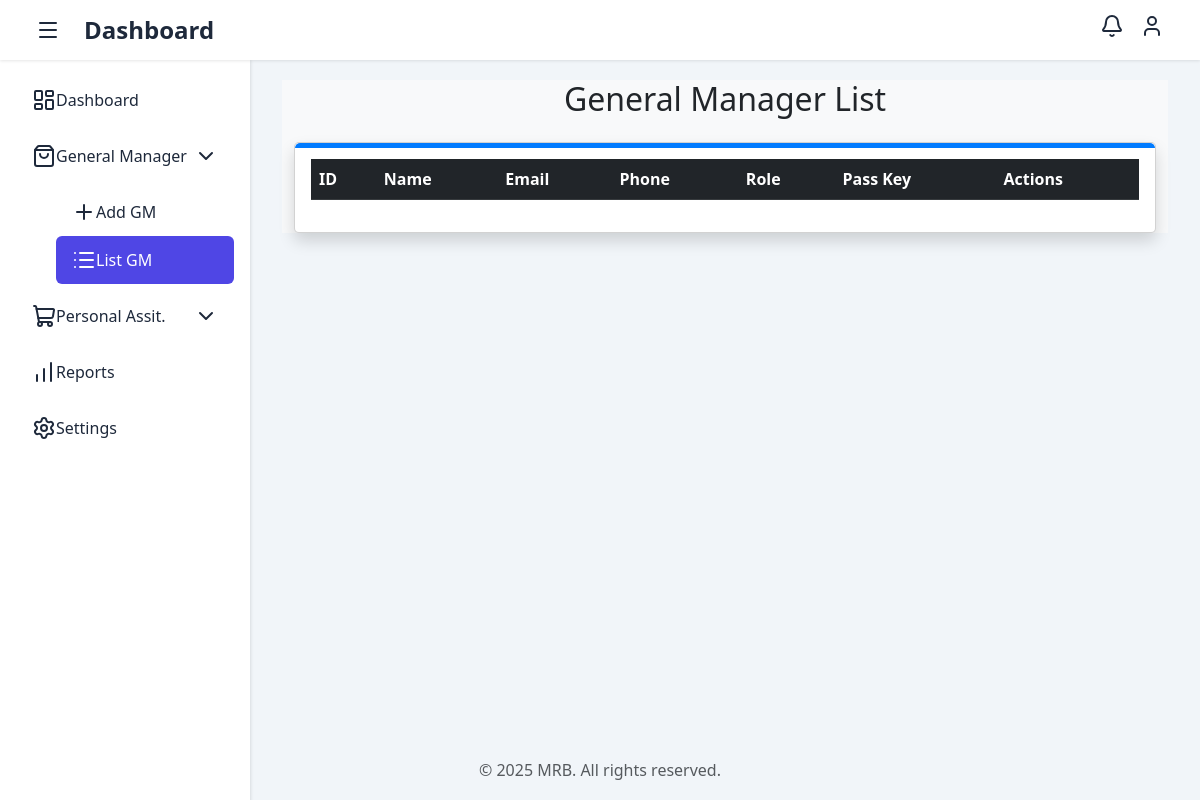
The app's page /user_gm_list, older data.
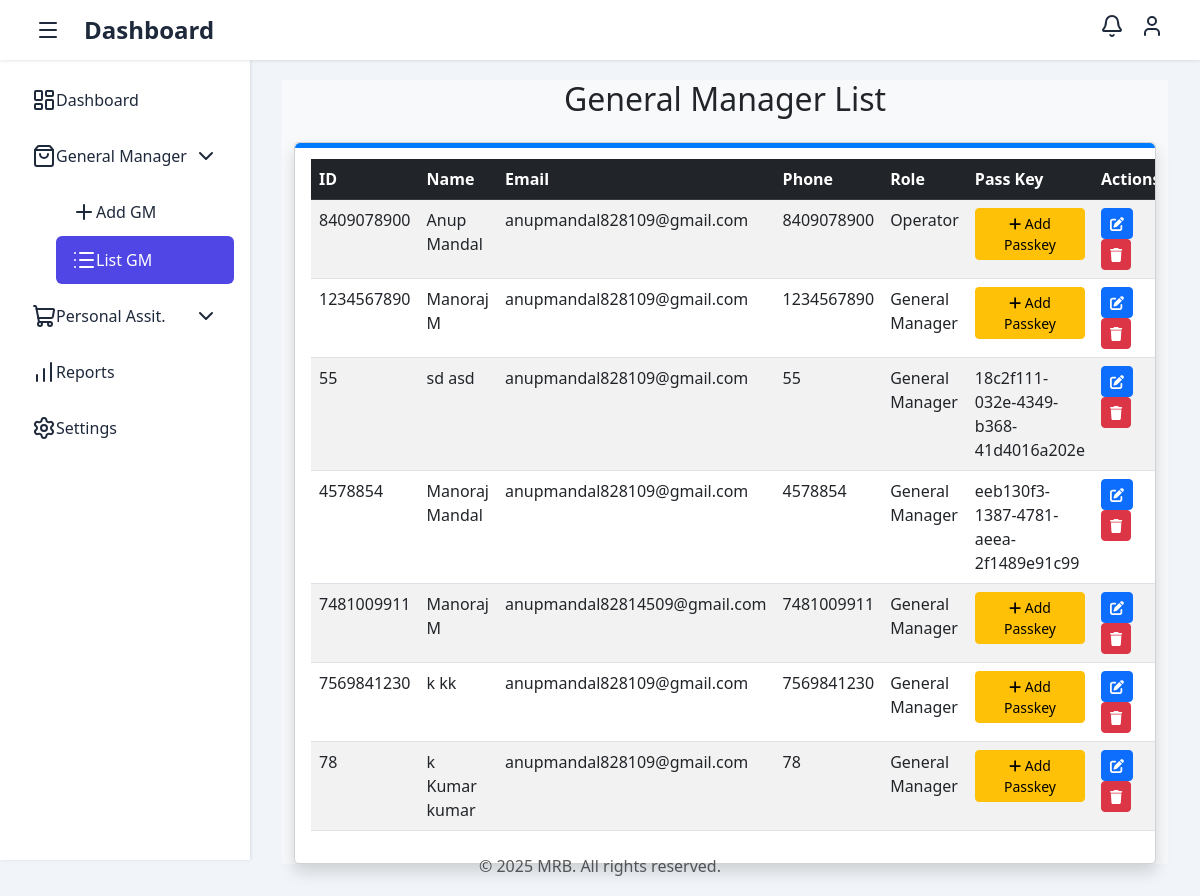
The same page, newer data.
### authuser/models.py (models this page shows, shortened)
class CustomUser(AbstractUser):
    unique_id = models.UUIDField(primary_key=True, default=uuid.uuid4, editable=False)
    pass_key = models.CharField(max_length=500, unique=True,blank=True,null=True)
    phone = models.CharField(max_length=15, unique=True, verbose_name=_("Phone Number"))
    roles = models.ManyToManyField(Role, related_name="users")
    gm = models.ForeignKey(
        'self',
        on_delete=models.SET_NULL,
        null=True,
        blank=True,
        related_name='team_members',
        limit_choices_to={'roles__name': 'gm'}  # Correct lookup for gm role
    )
    USERNAME_FIELD = 'phone'  # Use phone as the unique identifier
    username = None  # Disable default username field
    REQUIRED_FIELDS = []  # Remove username from required fields
    objects = CustomUserManager()

class Role(models.Model):
    ROLE_CHOICES = [
        ("gm", "General Manager"),
        ("pa", "Personal Assistant"),
        ("op", "Operator"),
    ]
    name = models.CharField(max_length=2, choices=ROLE_CHOICES, unique=True)
    def __str__(self):
        return self.get_name_display()  # Returns human-readable name

### main_server/views.py (the view)
# urls.py: path('user_gm_list',GmList.as_view(), name='user_gm_list_urls'),
class GmList(UserListView):...

### main_server/views.py (called while the page is built)
    def get(self, request):
        data_users=self.model_name.objects.filter(groups__name=self.group_name)
        gm_list = self.model_name.objects.filter(roles__name='gm').distinct()
        return render(request, self.template,{"data_users":data_users,"roles":self.group_name,"gm_list":gm_list})

### main_server/templates/dashboard/user/user_list.html (shortened to what this page needs)
{% extends 'dashboard/base.html' %}
{% block head %}
<link rel="stylesheet" href="https://cdn.datatables.net/1.13.6/css/dataTables.bootstrap5.min.css">
<link rel="stylesheet" href="https://cdn.datatables.net/buttons/2.4.2/css/buttons.bootstrap5.min.css">
{% endblock head %}
{% block content %}
<div class="bg-light">
    <div class="container mt-5">
        <h2 class="text-center mb-4">{% if roles == "GM" %}
            General Manager List
            {% else %}
            Personal Assit. List
            {% endif %}</h2>
        <div class="card shadow p-3">
            <table id="userTable" class="table table-striped">
                <thead class="table-dark">
                    <tr>
                        <th>ID</th>
                        <th>Name</th>
                        <th>Email</th>
                        <th>Phone</th>
                        <th>Role</th>
                        <th>Pass Key</th>
                        <th>Actions</th>
                    </tr>
                </thead>
                <tbody>
                    {% for lis in data_users %}
                    <tr>
                        <td>{{ lis.phone }}</td>
                        <td>{{ lis.first_name }} {{ lis.last_name }}</td>
                        <td>{{ lis.email }}</td>
                        <td>{{ lis.phone }}</td>
                        <td>
                            {% for role in lis.roles.all %}
                                {{ role }}{% if not forloop.last %}, {% endif %}
                            {% endfor %}
                        </td>
                        <td>
                            {% if lis.pass_key %}
                            {{lis.pass_key}}
                            {% else %}
                            <a class="btn btn-sm btn-warning add-passkey-btn"
                                onclick="setPasskeyModalData('{{ lis.phone }}')">
                                <i class="fas fa-plus"></i> Add Passkey
                            </a>
                            {% endif %}
                        </td>
                        <td>
                            <a class="btn btn-sm btn-primary" data-bs-toggle="modal"
                                data-bs-target="#editUserModal" onclick="setEditModalData(
                                    '{{ lis.unique_id }}',
                                    '{{ lis.first_name }}',
                                    '{{ lis.last_name }}',
                                    '{% for role in lis.roles.all %}{% if not forloop.first %}, {% endif %}{{ role.name }}{% endfor %}',
                                    '{{ lis.gm.unique_id }}'
                                )">
                                <i class="fas fa-edit"></i>
                            </a>
                            <a class="btn btn-sm btn-danger">
                                <i class="fas fa-trash"></i>
                            </a>
                        </td>
                    </tr>
                    {% endfor %}
                </tbody>
            </table>
        </div>
    </div>
</div>
{% endblock %}

### main_server/templates/dashboard/base.html (shortened to what this page needs)
{% load static %}
<!DOCTYPE html>
<html lang="en">
<head>
    <link href="https://cdn.jsdelivr.net/npm/bootstrap@5.3.0/dist/css/bootstrap.min.css" rel="stylesheet">
    {% block head %}
    {% endblock head %}
</head>
<body>
    <nav class="navbar navbar-expand-lg fixed-top">
        <div class="container-fluid">
            <button class="toggle-btn me-3" id="sidebar-toggle">
                <i data-lucide="menu"></i>
            </button>
            <a class="navbar-brand" href="#">Dashboard</a>
            <div class="collapse navbar-collapse" id="navbarNav">
                <ul class="navbar-nav ms-auto">
                    <li class="nav-item dropdown">
                        <a class="nav-link" href="#" data-bs-toggle="dropdown">
                            <i data-lucide="bell"></i>
                        </a>
                    </li>
                    <li class="nav-item dropdown">
                        <a class="nav-link" href="#" data-bs-toggle="dropdown">
                            <i data-lucide="user"></i>
                        </a>
                    </li>
                </ul>
            </div>
        </div>
    </nav>
    <div class="sidebar" id="sidebar">
        <ul class="sidebar-nav">
            <li class="nav-item">
                <a class="nav-link" href="{% url 'main_server:dashboard_urls' %}">
                    <i data-lucide="layout-dashboard"></i>
                    Dashboard
                </a>
            </li>
            <li class="nav-item">
                <a class="nav-link" onclick="toggleSubmenu('productsSubmenu')">
                    <i data-lucide="shopping-bag"></i>
                    General Manager
                    <i data-lucide="chevron-down" class="ms-auto"></i>
                </a>
                <ul class="submenu" id="productsSubmenu">
                    <li>
                        <a class="nav-link btn" href="{% url 'main_server:add_gm_user_urls' %}">
                            <i data-lucide="plus"></i>
                            Add GM
                        </a>
                    </li>
                    <li>
                        <a class="nav-link" href="{% url 'main_server:user_gm_list_urls' %}">
                            <i data-lucide="list"></i>
                            List GM
                        </a>
                    </li>
                </ul>
            </li>
            <li class="nav-item">
                <a class="nav-link btn" onclick="toggleSubmenu('ordersSubmenu')">
                    <i data-lucide="shopping-cart"></i>
                    Personal Assit.
                    <i data-lucide="chevron-down" class="ms-auto"></i>
                </a>
            </li>
            <li class="nav-item">
                <a class="nav-link" href="">
                    <i data-lucide="bar-chart"></i>
                    Reports
                </a>
            </li>
            <li class="nav-item">
                <a class="nav-link" href="">
                    <i data-lucide="settings"></i>
                    Settings
                </a>
            </li>
        </ul>
    </div>
    <div class="main-content">
        {% block content %}
        {% endblock %}
    </div>
    <footer class="footer">
        <div class="container text-center">
            <span class="text-muted">© 2025 MRB. All rights reserved.</span>
        </div>
    </footer>
</body>
</html>

### main_server/templates/dashboard/user/user_list.html (style rules this page uses)
.card { border-radius: 12px; box-shadow: 0 4px 8px rgba(0, 0, 0, 0.1); position: relative; border-radius: 5px; overflow: hidden; }
.card::before { content: ""; position: absolute; top: 0; left: 0; width: 100%; height: 5px; background-color: #007bff; border-top-left-radius: 5px; border-top-right-radius: 5px; }

### main_server/templates/dashboard/base.html (style rules this page uses)
:root { --sidebar-width: 250px; --navbar-height: 60px; --footer-height: 60px; --primary-color: #4f46e5; --secondary-color: #1e293b; --hover-color: #4338ca; }
body { min-height: 100vh; background-color: #f1f5f9; }
.navbar { height: var(--navbar-height); background-color: white; box-shadow: 0 1px 3px 0 rgba(0, 0, 0, 0.1); padding: 0.5rem 1rem; }
.navbar-brand { font-size: 1.5rem; font-weight: 600; color: var(--secondary-color) !important; }
.sidebar { position: fixed; top: var(--navbar-height); bottom: var(--footer-height); left: 0; width: var(--sidebar-width); background-color: white; box-shadow: 1px 0 3px 0 rgba(0, 0, 0, 0.1); transition: all 0.3s ease; z-index: 1000; overflow-y: auto; padding: 1rem; height: 100vh; }
.sidebar-nav { list-style: none; padding: 0; }
.nav-item { margin-bottom: 0.5rem; }
.nav-link { display: flex; align-items: center; padding: 0.75rem 1rem; color: var(--secondary-color); text-decoration: none; border-radius: 0.375rem; transition: all 0.2s; }
.nav-link.active { background-color: var(--primary-color); color: white; }
.submenu { list-style: none; padding-left: 2.5rem; margin-top: 0.5rem; display: none; }
.submenu.show { display: block; }
.main-content { margin-left: var(--sidebar-width); padding: 2rem; min-height: calc(100vh - var(--navbar-height) - var(--footer-height)); transition: margin-left 0.3s ease; }
.footer { position: fixed; bottom: 0; left: 0; right: 0; height: var(--footer-height); display: flex; align-items: center; justify-content: center; z-index: 1000; }
.toggle-btn { background: none; border: none; padding: 0.5rem; color: var(--secondary-color); cursor: pointer; display: flex; align-items: center; justify-content: center; }

Row changes from the older to the newer data that the page shows:
added CustomUser: phone "8409078900", first_name "Anup", last_name "Mandal", email "anupmandal828109@gmail.com"
now on this page (row unchanged): Role: name "Operator", shown under "8409078900"
added CustomUser: phone "1234567890", first_name "Manoraj", last_name "M", email "anupmandal828109@gmail.com"
now on this page (row unchanged): Role: name "General Manager"
added CustomUser: phone "55", first_name "sd", last_name "asd", email "anupmandal828109@gmail.com", pass_key "18c2f111-032e-4349-b368-41d4016a202e"
added CustomUser: phone "4578854", first_name "Manoraj", last_name "Mandal", email "anupmandal828109@gmail.com", pass_key "eeb130f3-1387-4781-aeea-2f1489e91c99"
added CustomUser: phone "7481009911", first_name "Manoraj", last_name "M", email "anupmandal82814509@gmail.com"
added CustomUser: phone "7569841230", first_name "k", last_name "kk", email "anupmandal828109@gmail.com"
added CustomUser: phone "78", first_name "k Kumar", last_name "kumar", email "anupmandal828109@gmail.com"
